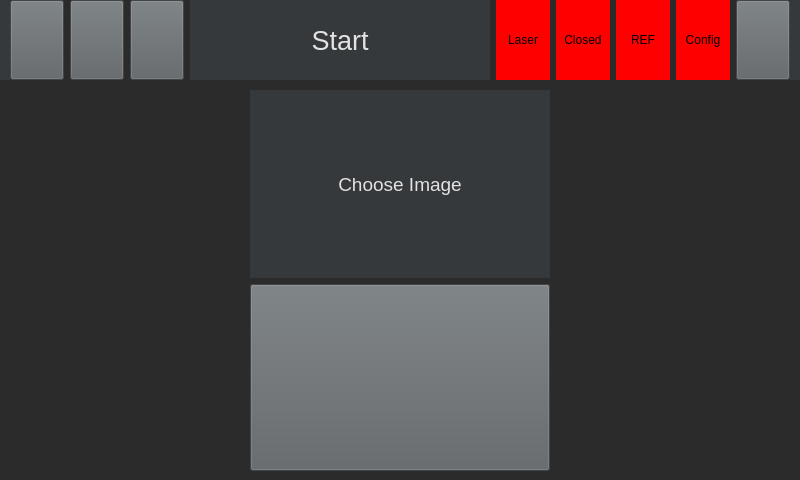
<?xml version="1.0" encoding="UTF-8"?>
<ui version="4.0">
 <class>VorlageUi</class>
 <widget class="QWidget" name="VorlageUi">
  <property name="geometry">
   <rect>
    <x>0</x>
    <y>0</y>
    <width>800</width>
    <height>480</height>
   </rect>
  </property>
  <property name="minimumSize">
   <size>
    <width>800</width>
    <height>480</height>
   </size>
  </property>
  <property name="windowTitle">
   <string>Form</string>
  </property>
  <property name="styleSheet">
   <string notr="true">background-color: rgb(43, 43, 43);
color: rgb(60, 63, 65);</string>
  </property>
  <widget class="QWidget" name="widget" native="true">
   <property name="geometry">
    <rect>
     <x>0</x>
     <y>0</y>
     <width>800</width>
     <height>480</height>
    </rect>
   </property>
   <property name="minimumSize">
    <size>
     <width>800</width>
     <height>480</height>
    </size>
   </property>
   <widget class="QLabel" name="helpTitle_2">
    <property name="geometry">
     <rect>
      <x>0</x>
      <y>0</y>
      <width>800</width>
      <height>80</height>
     </rect>
    </property>
    <property name="font">
     <font>
      <pointsize>20</pointsize>
      <weight>50</weight>
      <bold>false</bold>
     </font>
    </property>
    <property name="styleSheet">
     <string notr="true">background-color: rgb(54, 57, 59);
color: rgb(226, 226, 226);</string>
    </property>
    <property name="text">
     <string/>
    </property>
    <property name="alignment">
     <set>Qt::AlignCenter</set>
    </property>
   </widget>
   <widget class="QWidget" name="horizontalLayoutWidget_2">
    <property name="geometry">
     <rect>
      <x>10</x>
      <y>0</y>
      <width>780</width>
      <height>80</height>
     </rect>
    </property>
    <layout class="QHBoxLayout" name="horizontalLayout_3">
     <item>
      <widget class="QPushButton" name="backBtn">
       <property name="minimumSize">
        <size>
         <width>0</width>
         <height>0</height>
        </size>
       </property>
       <property name="maximumSize">
        <size>
         <width>999</width>
         <height>999</height>
        </size>
       </property>
       <property name="font">
        <font>
         <pointsize>10</pointsize>
         <weight>75</weight>
         <bold>true</bold>
        </font>
       </property>
       <property name="styleSheet">
        <string notr="true">background-color: rgb(92, 97, 100);
color: rgb(175, 177, 179);
</string>
       </property>
       <property name="text">
        <string/>
       </property>
       <property name="icon">
        <iconset>
         <normaloff>../Icons/backIcon2.png</normaloff>../Icons/backIcon2.png</iconset>
       </property>
       <property name="iconSize">
        <size>
         <width>32</width>
         <height>32</height>
        </size>
       </property>
      </widget>
     </item>
     <item>
      <widget class="QPushButton" name="helpBtn">
       <property name="minimumSize">
        <size>
         <width>0</width>
         <height>0</height>
        </size>
       </property>
       <property name="maximumSize">
        <size>
         <width>100</width>
         <height>100</height>
        </size>
       </property>
       <property name="font">
        <font>
         <pointsize>10</pointsize>
         <weight>75</weight>
         <bold>true</bold>
        </font>
       </property>
       <property name="cursor">
        <cursorShape>ArrowCursor</cursorShape>
       </property>
       <property name="toolTip">
        <string>&lt;html&gt;&lt;head/&gt;&lt;body&gt;&lt;p&gt;&lt;img src=&quot;:/newPrefix/helpIcon.png&quot;/&gt;&lt;/p&gt;&lt;/body&gt;&lt;/html&gt;</string>
       </property>
       <property name="styleSheet">
        <string notr="true">background-color: rgb(92, 97, 100);
color: rgb(175, 177, 179);
</string>
       </property>
       <property name="text">
        <string/>
       </property>
       <property name="icon">
        <iconset>
         <normaloff>../Icons/helpIcon.png</normaloff>../Icons/helpIcon.png</iconset>
       </property>
       <property name="iconSize">
        <size>
         <width>32</width>
         <height>64</height>
        </size>
       </property>
       <property name="flat">
        <bool>false</bool>
       </property>
      </widget>
     </item>
     <item>
      <widget class="QPushButton" name="homeBtn">
       <property name="minimumSize">
        <size>
         <width>0</width>
         <height>0</height>
        </size>
       </property>
       <property name="maximumSize">
        <size>
         <width>100</width>
         <height>100</height>
        </size>
       </property>
       <property name="font">
        <font>
         <pointsize>10</pointsize>
         <weight>75</weight>
         <bold>true</bold>
        </font>
       </property>
       <property name="styleSheet">
        <string notr="true">background-color: rgb(92, 97, 100);
color: rgb(175, 177, 179);
</string>
       </property>
       <property name="text">
        <string/>
       </property>
       <property name="icon">
        <iconset>
         <normaloff>../Icons/homeIcon.png</normaloff>../Icons/homeIcon.png</iconset>
       </property>
       <property name="iconSize">
        <size>
         <width>32</width>
         <height>32</height>
        </size>
       </property>
      </widget>
     </item>
     <item>
      <widget class="QLabel" name="pageTitle">
       <property name="minimumSize">
        <size>
         <width>300</width>
         <height>0</height>
        </size>
       </property>
       <property name="font">
        <font>
         <pointsize>20</pointsize>
         <weight>50</weight>
         <bold>false</bold>
        </font>
       </property>
       <property name="styleSheet">
        <string notr="true">background-color: rgb(54, 57, 59);
color: rgb(226, 226, 226);</string>
       </property>
       <property name="text">
        <string>Start</string>
       </property>
       <property name="alignment">
        <set>Qt::AlignCenter</set>
       </property>
      </widget>
     </item>
     <item>
      <widget class="QLabel" name="laserLight">
       <property name="minimumSize">
        <size>
         <width>0</width>
         <height>0</height>
        </size>
       </property>
       <property name="maximumSize">
        <size>
         <width>999</width>
         <height>9999</height>
        </size>
       </property>
       <property name="styleSheet">
        <string notr="true">background-color: red;
color: rgb(0, 0, 0);</string>
       </property>
       <property name="text">
        <string>Laser</string>
       </property>
       <property name="alignment">
        <set>Qt::AlignCenter</set>
       </property>
      </widget>
     </item>
     <item>
      <widget class="QLabel" name="closedLight">
       <property name="minimumSize">
        <size>
         <width>0</width>
         <height>0</height>
        </size>
       </property>
       <property name="maximumSize">
        <size>
         <width>9999</width>
         <height>999</height>
        </size>
       </property>
       <property name="styleSheet">
        <string notr="true">background-color: red;
color: rgb(0, 0, 0);</string>
       </property>
       <property name="text">
        <string>Closed</string>
       </property>
       <property name="alignment">
        <set>Qt::AlignCenter</set>
       </property>
      </widget>
     </item>
     <item>
      <widget class="QLabel" name="refLight">
       <property name="minimumSize">
        <size>
         <width>0</width>
         <height>0</height>
        </size>
       </property>
       <property name="maximumSize">
        <size>
         <width>9999</width>
         <height>9999</height>
        </size>
       </property>
       <property name="styleSheet">
        <string notr="true">background-color: red;
color: rgb(0, 0, 0);</string>
       </property>
       <property name="text">
        <string>REF</string>
       </property>
       <property name="alignment">
        <set>Qt::AlignCenter</set>
       </property>
      </widget>
     </item>
     <item>
      <widget class="QLabel" name="configLight">
       <property name="minimumSize">
        <size>
         <width>0</width>
         <height>0</height>
        </size>
       </property>
       <property name="maximumSize">
        <size>
         <width>9999</width>
         <height>9999</height>
        </size>
       </property>
       <property name="styleSheet">
        <string notr="true">background-color: red;
color: rgb(0, 0, 0);</string>
       </property>
       <property name="text">
        <string>Config</string>
       </property>
       <property name="alignment">
        <set>Qt::AlignCenter</set>
       </property>
      </widget>
     </item>
     <item>
      <widget class="QPushButton" name="nextBtn">
       <property name="enabled">
        <bool>true</bool>
       </property>
       <property name="minimumSize">
        <size>
         <width>0</width>
         <height>0</height>
        </size>
       </property>
       <property name="maximumSize">
        <size>
         <width>80</width>
         <height>999</height>
        </size>
       </property>
       <property name="font">
        <font>
         <pointsize>10</pointsize>
         <weight>75</weight>
         <bold>true</bold>
        </font>
       </property>
       <property name="styleSheet">
        <string notr="true">background-color: rgb(92, 97, 100);
color: rgb(175, 177, 179);</string>
       </property>
       <property name="text">
        <string/>
       </property>
       <property name="icon">
        <iconset>
         <normaloff>../Icons/nextIcon.png</normaloff>../Icons/nextIcon.png</iconset>
       </property>
       <property name="iconSize">
        <size>
         <width>64</width>
         <height>64</height>
        </size>
       </property>
       <property name="autoDefault">
        <bool>false</bool>
       </property>
      </widget>
     </item>
    </layout>
   </widget>
   <widget class="QWidget" name="gridLayoutWidget">
    <property name="geometry">
     <rect>
      <x>10</x>
      <y>90</y>
      <width>781</width>
      <height>381</height>
     </rect>
    </property>
    <layout class="QGridLayout" name="gridLayout">
     <item row="1" column="0">
      <widget class="QPushButton" name="chooseImgBtn">
       <property name="minimumSize">
        <size>
         <width>150</width>
         <height>150</height>
        </size>
       </property>
       <property name="maximumSize">
        <size>
         <width>300</width>
         <height>300</height>
        </size>
       </property>
       <property name="font">
        <font>
         <pointsize>10</pointsize>
         <weight>75</weight>
         <bold>true</bold>
        </font>
       </property>
       <property name="styleSheet">
        <string notr="true">background-color: rgb(92, 97, 100);
color: rgb(175, 177, 179);
</string>
       </property>
       <property name="text">
        <string/>
       </property>
       <property name="icon">
        <iconset>
         <normaloff>../../images/01.jpg</normaloff>../../images/01.jpg</iconset>
       </property>
       <property name="iconSize">
        <size>
         <width>256</width>
         <height>256</height>
        </size>
       </property>
      </widget>
     </item>
     <item row="0" column="0">
      <widget class="QLabel" name="label_2">
       <property name="minimumSize">
        <size>
         <width>0</width>
         <height>30</height>
        </size>
       </property>
       <property name="font">
        <font>
         <pointsize>14</pointsize>
         <weight>50</weight>
         <bold>false</bold>
        </font>
       </property>
       <property name="styleSheet">
        <string notr="true">background-color: rgb(54, 57, 59);
color: rgb(226, 226, 226);</string>
       </property>
       <property name="text">
        <string>Choose Image</string>
       </property>
       <property name="alignment">
        <set>Qt::AlignCenter</set>
       </property>
      </widget>
     </item>
    </layout>
   </widget>
  </widget>
 </widget>
 <resources/>
 <connections/>
</ui>
